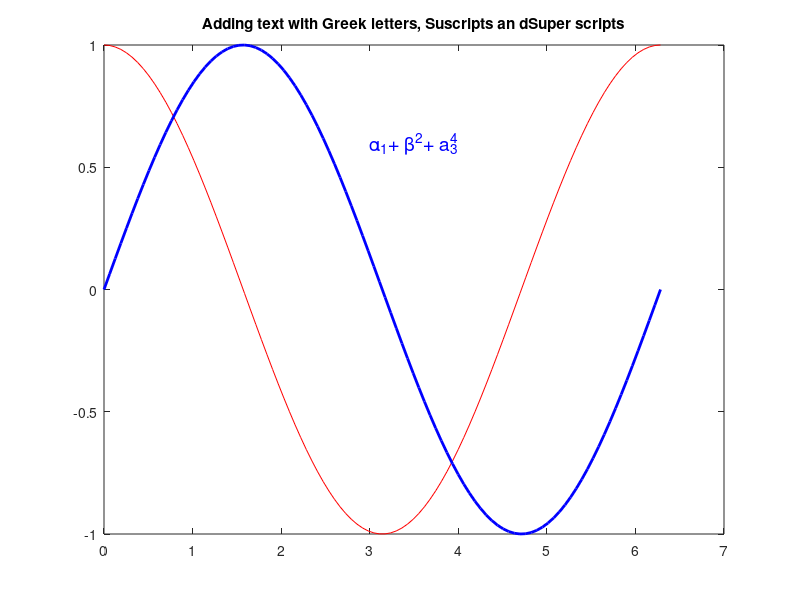

MATLAB code for this plot:
x = linspace(0 , 2*pi);
y1 = cos(x)
y2 = sin(x)
plot(x , y1, 'r', x , y2 , 'b' ,'linewidth',2)
text(3 , .6 ,'\alpha_1+ \beta^2+ a_3^4', 'fontSize',14,'color','b');

title('Adding text with Greek letters, Suscripts an dSuper scripts')